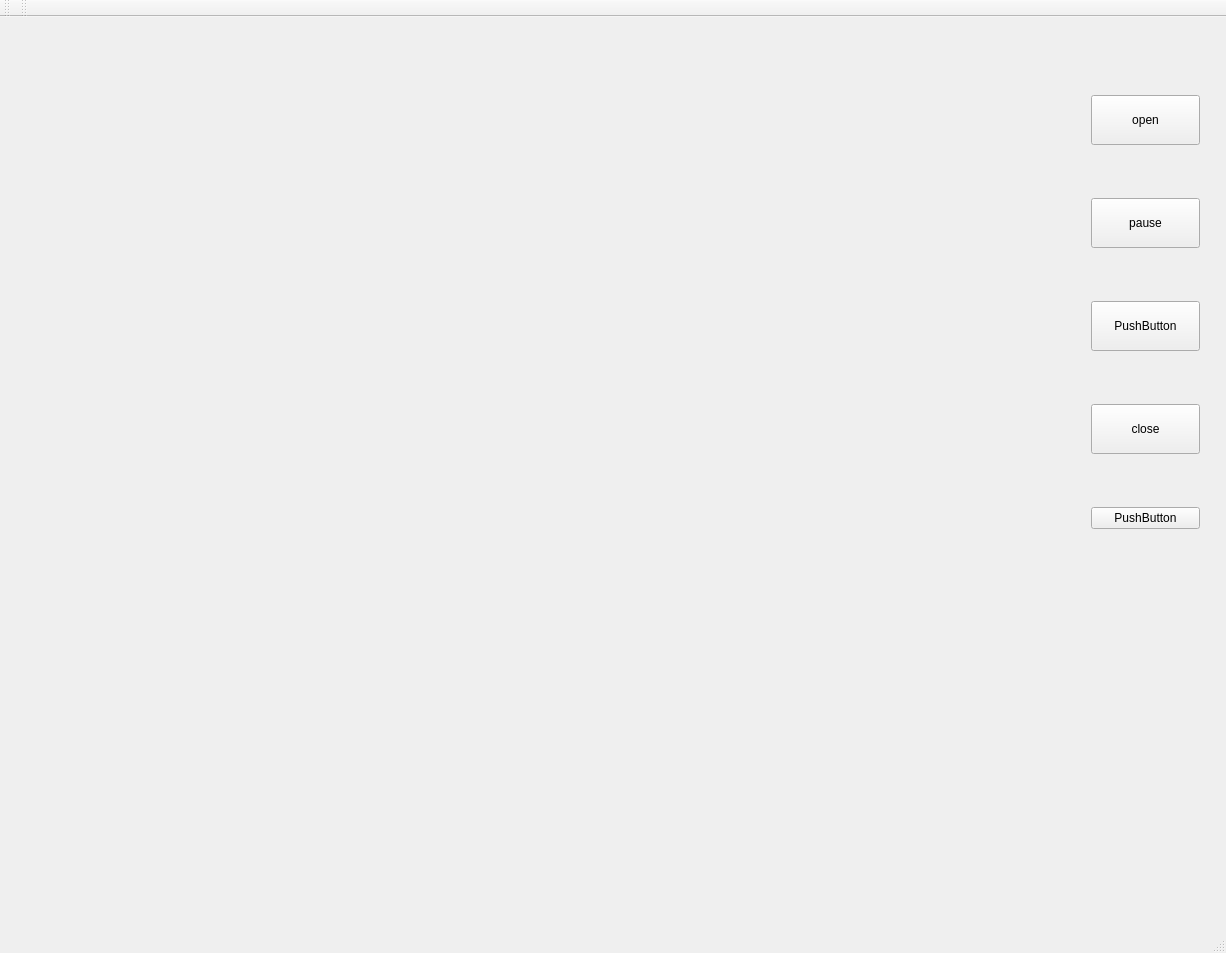
<?xml version="1.0" encoding="UTF-8"?>
<ui version="4.0">
 <class>MainWindow</class>
 <widget class="QMainWindow" name="MainWindow">
  <property name="enabled">
   <bool>true</bool>
  </property>
  <property name="geometry">
   <rect>
    <x>0</x>
    <y>0</y>
    <width>1226</width>
    <height>953</height>
   </rect>
  </property>
  <property name="focusPolicy">
   <enum>Qt::NoFocus</enum>
  </property>
  <property name="acceptDrops">
   <bool>false</bool>
  </property>
  <property name="windowTitle">
   <string>MainWindow</string>
  </property>
  <widget class="QWidget" name="centralWidget">
   <widget class="QLabel" name="p1label">
    <property name="geometry">
     <rect>
      <x>590</x>
      <y>740</y>
      <width>250</width>
      <height>150</height>
     </rect>
    </property>
    <property name="minimumSize">
     <size>
      <width>250</width>
      <height>150</height>
     </size>
    </property>
    <property name="text">
     <string/>
    </property>
   </widget>
   <widget class="QLabel" name="p0label">
    <property name="geometry">
     <rect>
      <x>160</x>
      <y>740</y>
      <width>250</width>
      <height>150</height>
     </rect>
    </property>
    <property name="minimumSize">
     <size>
      <width>250</width>
      <height>150</height>
     </size>
    </property>
    <property name="maximumSize">
     <size>
      <width>273</width>
      <height>392</height>
     </size>
    </property>
    <property name="text">
     <string/>
    </property>
   </widget>
   <widget class="QLabel" name="label">
    <property name="geometry">
     <rect>
      <x>11</x>
      <y>6</y>
      <width>1041</width>
      <height>720</height>
     </rect>
    </property>
    <property name="minimumSize">
     <size>
      <width>712</width>
      <height>0</height>
     </size>
    </property>
    <property name="text">
     <string/>
    </property>
   </widget>
   <widget class="QLabel" name="head0">
    <property name="geometry">
     <rect>
      <x>10</x>
      <y>770</y>
      <width>150</width>
      <height>121</height>
     </rect>
    </property>
    <property name="minimumSize">
     <size>
      <width>150</width>
      <height>101</height>
     </size>
    </property>
    <property name="text">
     <string/>
    </property>
   </widget>
   <widget class="QLabel" name="head1">
    <property name="geometry">
     <rect>
      <x>440</x>
      <y>770</y>
      <width>150</width>
      <height>121</height>
     </rect>
    </property>
    <property name="minimumSize">
     <size>
      <width>150</width>
      <height>121</height>
     </size>
    </property>
    <property name="text">
     <string/>
    </property>
   </widget>
   <widget class="QWidget" name="verticalLayoutWidget">
    <property name="geometry">
     <rect>
      <x>1080</x>
      <y>20</y>
      <width>131</width>
      <height>551</height>
     </rect>
    </property>
    <layout class="QVBoxLayout" name="verticalLayout">
     <item>
      <widget class="QPushButton" name="openButton">
       <property name="sizePolicy">
        <sizepolicy hsizetype="Preferred" vsizetype="Fixed">
         <horstretch>0</horstretch>
         <verstretch>0</verstretch>
        </sizepolicy>
       </property>
       <property name="minimumSize">
        <size>
         <width>80</width>
         <height>50</height>
        </size>
       </property>
       <property name="maximumSize">
        <size>
         <width>220</width>
         <height>50</height>
        </size>
       </property>
       <property name="baseSize">
        <size>
         <width>0</width>
         <height>0</height>
        </size>
       </property>
       <property name="text">
        <string>open</string>
       </property>
      </widget>
     </item>
     <item>
      <widget class="QPushButton" name="pauseButton">
       <property name="minimumSize">
        <size>
         <width>80</width>
         <height>50</height>
        </size>
       </property>
       <property name="maximumSize">
        <size>
         <width>220</width>
         <height>50</height>
        </size>
       </property>
       <property name="text">
        <string>pause</string>
       </property>
      </widget>
     </item>
     <item>
      <widget class="QPushButton" name="pushButton">
       <property name="minimumSize">
        <size>
         <width>80</width>
         <height>50</height>
        </size>
       </property>
       <property name="text">
        <string>PushButton</string>
       </property>
      </widget>
     </item>
     <item>
      <widget class="QPushButton" name="closeButton">
       <property name="sizePolicy">
        <sizepolicy hsizetype="Preferred" vsizetype="Fixed">
         <horstretch>0</horstretch>
         <verstretch>0</verstretch>
        </sizepolicy>
       </property>
       <property name="minimumSize">
        <size>
         <width>80</width>
         <height>50</height>
        </size>
       </property>
       <property name="maximumSize">
        <size>
         <width>220</width>
         <height>16777215</height>
        </size>
       </property>
       <property name="text">
        <string>close</string>
       </property>
      </widget>
     </item>
     <item>
      <widget class="QPushButton" name="pushButton_2">
       <property name="text">
        <string>PushButton</string>
       </property>
      </widget>
     </item>
    </layout>
   </widget>
  </widget>
  <widget class="QMenuBar" name="menuBar">
   <property name="geometry">
    <rect>
     <x>0</x>
     <y>0</y>
     <width>1226</width>
     <height>22</height>
    </rect>
   </property>
  </widget>
  <widget class="QToolBar" name="mainToolBar">
   <attribute name="toolBarArea">
    <enum>TopToolBarArea</enum>
   </attribute>
   <attribute name="toolBarBreak">
    <bool>false</bool>
   </attribute>
  </widget>
  <widget class="QStatusBar" name="statusBar"/>
  <widget class="QToolBar" name="toolBar">
   <property name="windowTitle">
    <string>toolBar</string>
   </property>
   <attribute name="toolBarArea">
    <enum>TopToolBarArea</enum>
   </attribute>
   <attribute name="toolBarBreak">
    <bool>false</bool>
   </attribute>
  </widget>
 </widget>
 <layoutdefault spacing="6" margin="11"/>
 <resources/>
 <connections/>
</ui>
